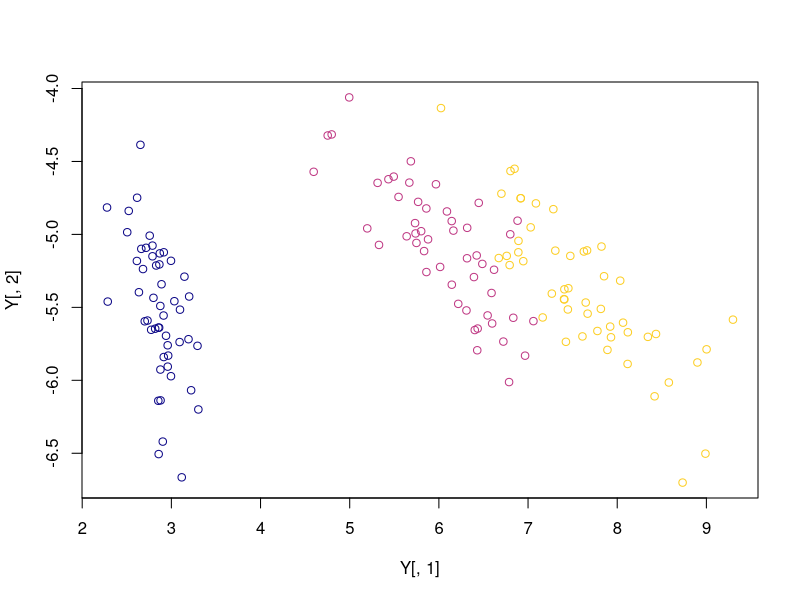

Reproduce this figure in R.
library(viridis)
cores <- plasma(n = 3, end = 0.9)
#começo de analise de componentes principais 
x <- as.matrix(iris[-5])
S <- cov(x)
x_av <- eigen(S)
x_av
lambda <- x_av$values
E <- x_av$vectors
var_tot <- sum(lambda)
lambda/sum(lambda)
round((E**2)*100,1)#aqui eu to com a porcentagem de variabu
Y <- x%*%E
Y
as.matrix(Y)#tem que garantir que é matriz
plot(x=Y[,1],y=Y[,2],col = cores[iris$Species])
colMeans(Y)
s1 <- cov(Y)
cor(Y[,1],x[,3])
#queremos achar a matriz que nos de as correlação entre as variáveis
